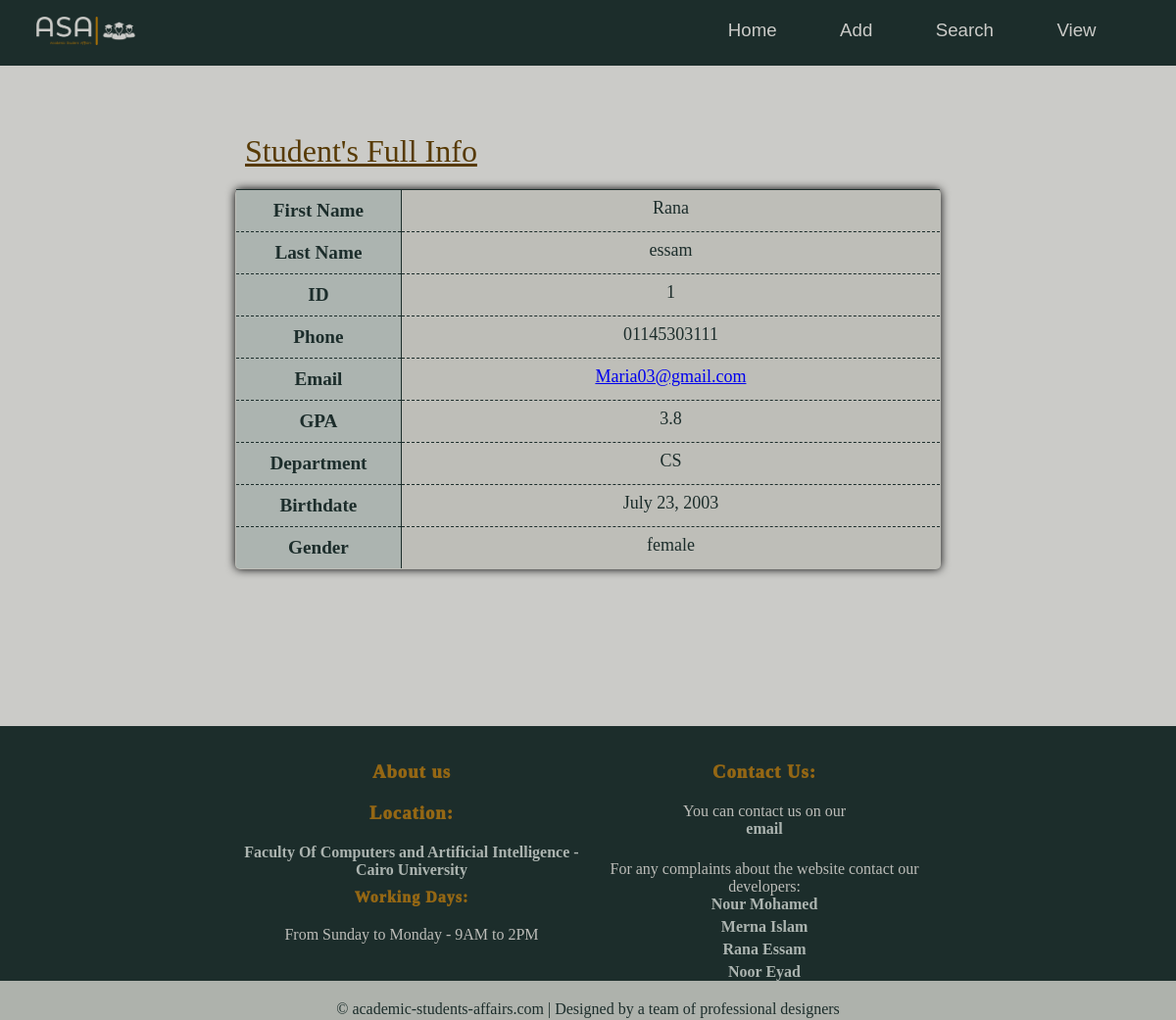
The page /studentInfo/1 on the database as committed earlier.
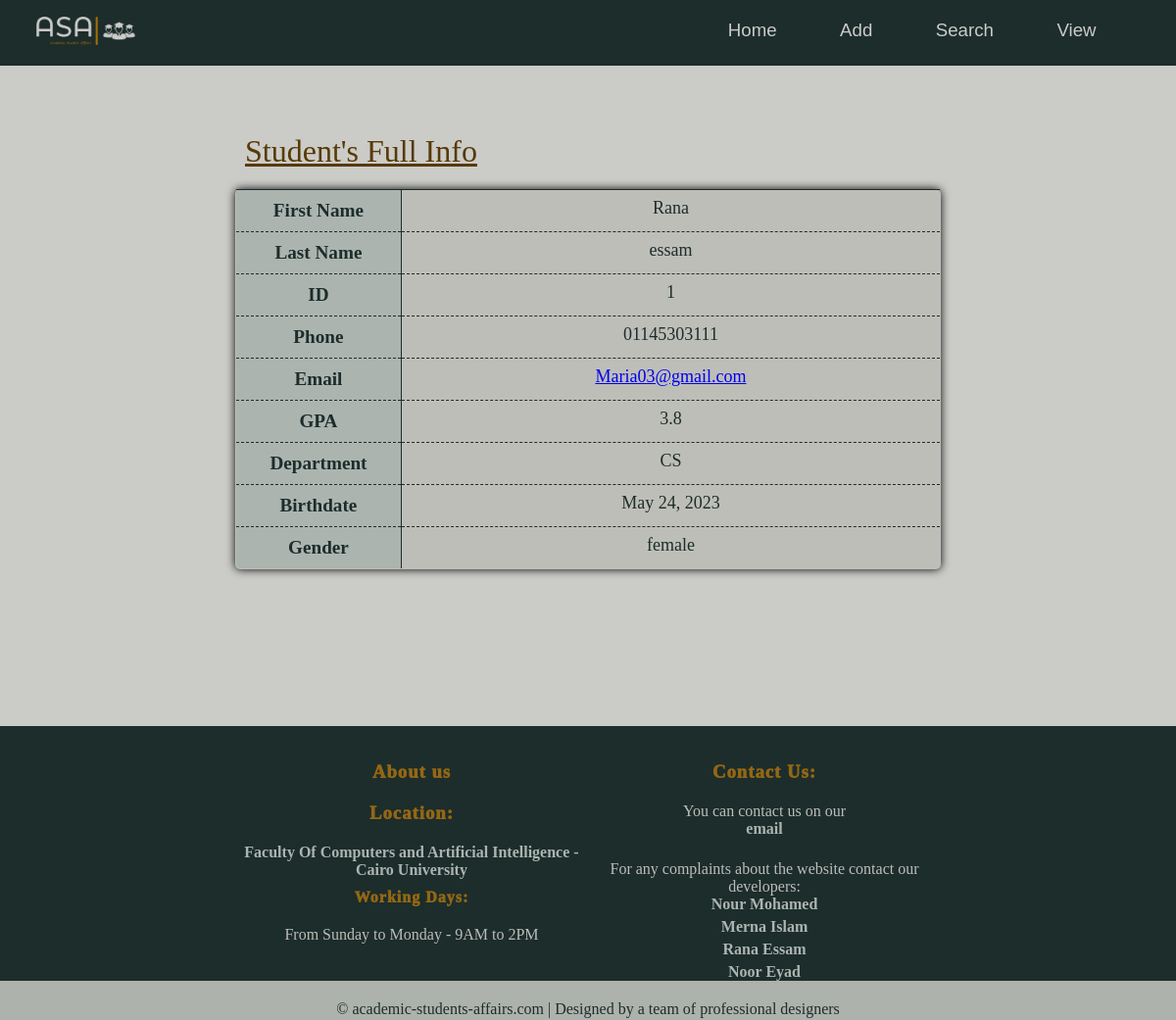
The same page on the database as committed later.
### students/models.py (models this page shows)
class Member(models.Model):
    firstname = models.CharField(max_length=255)
    lastname = models.CharField(max_length=255)
    email = models.CharField(max_length = 50)
    phone = models.CharField(max_length=15)
    gpa = models.FloatField()
    level = models.IntegerField()
    birthdate = models.DateField()
    gender = models.CharField(max_length=6)
    dep = models.CharField(max_length= 10,  default='General')
    state = models.BooleanField(default= False)

### students/views.py (the view)
# urls.py: path('studentInfo/<int:id>', views.studentInfo, name='studentInfo'),
def studentInfo(request, id):
  mymember = Member.objects.get(id = id)
  template = loader.get_template('student_info.html')
  context = {
    'std': mymember,
  }
  return HttpResponse(template.render(context, request))

### students/templates/student_info.html (shortened to what this page needs)
{% extends "master.html" %}
{% load static %}
{% block stylesheet %}
<link rel="stylesheet" href="{% static 'view_more_info.css' %}">
{% endblock %}
{% block content %}
<br>
<br>
    <table>
        <caption>Student's Full Info</caption>
        <tr class="dark", style="border-bottom: 1px dashed #1c2d2b;">
            <th >First Name</th>
            <td id = "firstName">{{std.firstname}}</td>
        </tr>
        <tr style="border-bottom: 1px dashed #1c2d2b;">
            <th >Last Name</th>
            <td id = "lastName">{{std.lastname}}</td>
        </tr>
        <tr  style="border-bottom: 1px dashed #1c2d2b;">
            <th>ID</th>
            <td id = "id">{{std.id}}</td>
        </tr>
        <tr style="border-bottom: 1px dashed #1c2d2b;">
            <th >Phone</th>
            <td id = "phone">{{std.phone}}</td>
        </tr>
        <tr  style="border-bottom: 1px dashed #1c2d2b;">
            <th >Email</th>
            <td id = "email"><a href= "mailto"+ {{std.email}}>{{std.email}}</a></td>
        </tr>
        <tr style="border-bottom: 1px dashed #1c2d2b;">
            <th >GPA</th>
            <td id ="gpa">{{std.gpa}}</td>
        </tr>
        <tr class="dark", style="border-bottom: 1px dashed #1c2d2b;">
            <th >Department</th>
            <td id = "department">{{std.dep}}</td>
        </tr>
        <tr style="border-bottom: 1px dashed #1c2d2b;">
            <th >Birthdate</th>
            <td id = "birthdate">{{std.birthdate}}</td>
        </tr>
        <tr  style="border-bottom: 1px dashed #1c2d2b;">
            <th >Gender</th>
            <td id = "gender">{{std.gender}}</td>
        </tr>
    </table>
{% endblock %}

Rows that differ between the two databases and show on the page:
changed Member "Rana": birthdate "July 23, 2003" → "May 24, 2023"
